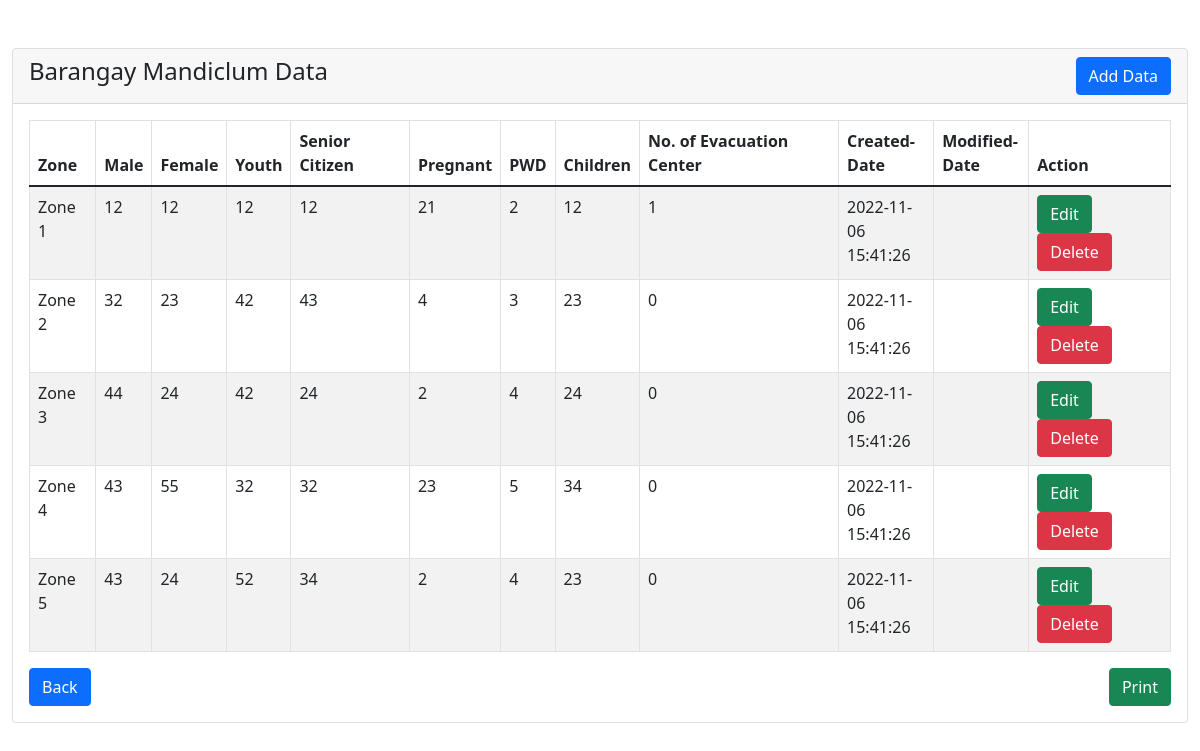
/admin/barangay-statistics/mandiclum/mandiclum-tbl.php (signed in), run on the app's committed database.
### tables this page shows
CREATE TABLE `barangay_data` (
  `id` int(10) NOT NULL,
  `barangay_name` varchar(50) NOT NULL,
  `zone` varchar(15) NOT NULL,
  `male` int(11) NOT NULL,
  `female` int(11) NOT NULL,
  `youth` int(11) NOT NULL,
  `senior_citizen` int(11) NOT NULL,
  `pregnant` int(11) NOT NULL,
  `pwd` int(11) NOT NULL,
  `children` int(11) NOT NULL,
  `no_evacuations` int(11) NOT NULL,
  `created_date` timestamp NULL DEFAULT current_timestamp(),
  `modified_date` timestamp NULL DEFAULT NULL ON UPDATE current_timestamp()
);

### admin/barangay-statistics/mandiclum/mandiclum-tbl.php (the view, shortened to what this page needs)
<?php
require '../../dbconfig.php';
?>
<!doctype html>
<html lang="en">
  <head>
    <link rel="stylesheet" type="text/css" href="../style-print.css" media="print" >
    <link href="https://cdn.jsdelivr.net/npm/bootstrap@5.1.3/dist/css/bootstrap.min.css" rel="stylesheet">
</head>
<body>
    <div class="container-fluid mt-5">
        <div class="row">
            <div class="col-md-12">
                <div class="card">
                    <div class="card-header">
                        <h4>Barangay Mandiclum Data
                            <a href="add-data.php" class="btn btn-primary float-end" id="print-btn">Add Data</a>
                        </h4>
                    </div>
                    <div class="card-body">
                        <table class="table table-bordered table-striped">
                            <thead>
                                <tr>
                                    <th>Zone</th>
                                    <th>Male</th>
                                    <th>Female</th>
                                    <th>Youth</th>
                                    <th>Senior Citizen</th>
                                    <th>Pregnant</th>
                                    <th>PWD</th>
                                    <th>Children</th>
                                    <th>No. of Evacuation Center</th>
                                    <th id="print-btn">Created-Date</th>
                                    <th id="print-btn">Modified-Date</th>
                                    <th id="print-btn">Action</th>
                                </tr>
                            </thead>
                            <tbody>
                                <?php
                                    $query = "SELECT * FROM barangay_data WHERE barangay_name='Mandiclum'";
                                    $query_run = mysqli_query($con, $query);
                                    if(mysqli_num_rows($query_run) > 0)
                                    {
                                        foreach($query_run as $mandiclum)
                                        {
                                            ?>
                                            <tr>
                                                <td><?= $mandiclum['zone']; ?></td>
                                                <td><?= $mandiclum['male']; ?></td>
                                                <td><?= $mandiclum['female']; ?></td>
                                                <td><?= $mandiclum['youth']; ?></td>
                                                <td><?= $mandiclum['senior_citizen']; ?></td>
                                                <td><?= $mandiclum['pregnant']; ?></td>
                                                <td><?= $mandiclum['pwd']; ?></td>
                                                <td><?= $mandiclum['children']; ?></td>
                                                <td><?= $mandiclum['no_evacuations']; ?></td>
                                                <td id="print-btn" class="col-md-1"><?= $mandiclum['created_date']; ?></td>
                                                <td id="print-btn" class="col-md-1"><?= $mandiclum['modified_date']; ?></td>
                                                <td id="print-btn"  class="col-md-1.1">
                                                    <a href="edit-data.php?id=<?= $mandiclum['id']; ?>" class="btn btn-success btn">Edit</a>
                                                    <button type="button" class="btn btn-danger btn deletebtn">Delete</button>
                                                </td>
                                            </tr>
                                            <?php
                                        }
                                    }
                                    else
                                    {
                                        echo "<h5> No Record Found </h5>";
                                    }
                                ?>
                            </tbody>
                        </table>
                        <a href="../barangay-statistics.php" class="btn btn-primary float-start" id="print-btn">Back</a>
                        <button onclick="window.print()" class="btn btn-success float-end" id="print-btn">  Print  </button>
                    </div>
                </div>
            </div>
        </div>
    </div>
</body>
</html>

### admin/barangay-statistics/style-print.css (style rules this page uses)
#print-btn { display: none; visibility: none; }

### data on the page
barangay_data: zone "Zone 1", male "12", female "12", youth "12", senior_citizen "12", pregnant "21", pwd "2", children "12", no_evacuations "1", created_date "2022-11-06 15:41:26"
barangay_data: zone "Zone 2", male "32", female "23", youth "42", senior_citizen "43", pregnant "4", pwd "3", children "23", no_evacuations "0", created_date "2022-11-06 15:41:26"
barangay_data: zone "Zone 3", male "44", female "24", youth "42", senior_citizen "24", pregnant "2", pwd "4", children "24", no_evacuations "0", created_date "2022-11-06 15:41:26"
barangay_data: zone "Zone 4", male "43", female "55", youth "32", senior_citizen "32", pregnant "23", pwd "5", children "34", no_evacuations "0", created_date "2022-11-06 15:41:26"
barangay_data: zone "Zone 5", male "43", female "24", youth "52", senior_citizen "34", pregnant "2", pwd "4", children "23", no_evacuations "0", created_date "2022-11-06 15:41:26"
